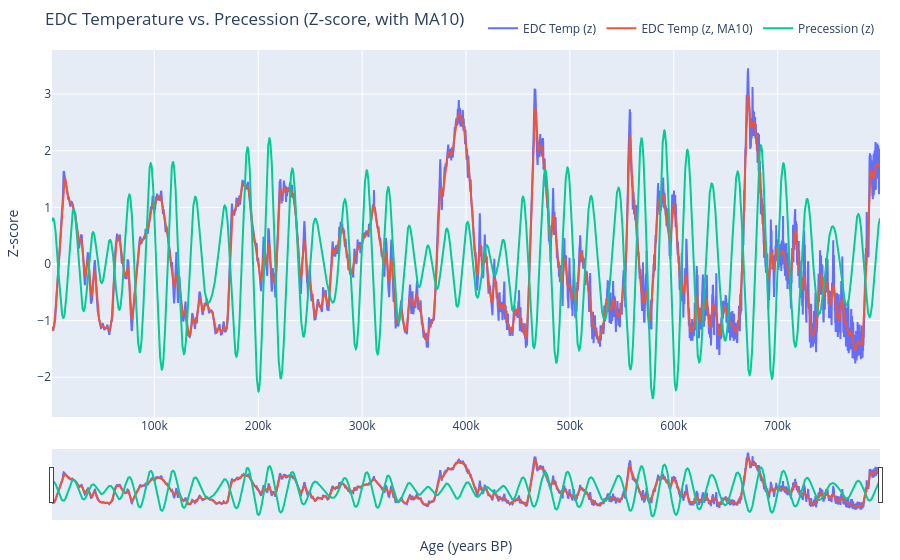

Source (notebook cell):
### Markdown cell above
# Smooth the data

### Code cell
import pandas as pd
import plotly.graph_objects as go
from scipy.stats import zscore
import matplotlib.pyplot as plt
import numpy as np

# 1) Load the data
df_edc = pd.read_csv(r"D:\VScode\Inso_LGMR\icecore_data\edc_temp.csv")
df_pre = pd.read_csv(r"D:\VScode\Inso_LGMR\inso_data\pre_800.csv")

# 2) Compute z‑scores
df_edc['temp_z'] = zscore(df_edc['temp'])
df_pre['pre_z']  = zscore(df_pre['pre'])

# 3) Smooth the EDC temp with a 10‑point moving average, eliminating NaNs
df_edc['temp_z_smooth'] = df_edc['temp_z'].rolling(window=30, center=True).mean()

# crop the NaNs in df_edc and crop df_pre for the same age range
df_edc = df_edc.dropna(subset=['temp_z_smooth'])
df_pre = df_pre[(df_pre['age'] >= df_edc['age'].min()) & (df_pre['age'] <= df_edc['age'].max())]

# --- Plotly interactive figure ---
fig = go.Figure()

# raw z‑score
fig.add_trace(go.Scatter(
    x=df_edc['age'],
    y=df_edc['temp_z'],
    mode='lines',
    name='EDC Temp (z)',
    line=dict(width=2)
))

# smoothed
fig.add_trace(go.Scatter(
    x=df_edc['age'],
    y=df_edc['temp_z_smooth'],
    mode='lines',
    name='EDC Temp (z, MA10)',
    line=dict(width=2)
))

# precession
fig.add_trace(go.Scatter(
    x=df_pre['age'],
    y=df_pre['pre_z'],
    mode='lines',
    name='Precession (z)',
    line=dict(width=2)
))

fig.update_layout(
    title="EDC Temperature vs. Precession (Z‑score, with MA10)",
    xaxis_title="Age (years BP)",
    yaxis_title="Z‑score",
    hovermode="x unified",
    legend=dict(orientation="h", yanchor="bottom", y=1.02, xanchor="right", x=1),
    xaxis=dict(rangeslider=dict(visible=True), type="linear"),
    margin=dict(t=50, b=40, l=40, r=20)
)

fig.show()

# --- Static Matplotlib figure ---
plt.figure(figsize=(10, 2))
plt.plot(df_edc['age'], df_edc['temp_z'],           label='EDC Temp (z)',      alpha=0.6)
plt.plot(df_edc['age'], df_edc['temp_z_smooth'],    label='EDC Temp MA10 (z)', linewidth=2)
plt.plot(df_pre['age'], df_pre['pre_z'],            label='Precession (z)',    alpha=0.8)

plt.xlabel('Age (years)')
plt.ylabel('Z-score')
plt.legend()
plt.tight_layout()
plt.show()

### Figure 1 — Plotly figure (JSON) as saved in the notebook; plotly's stock layout.template omitted (floating-point values rounded to 4 significant figures; data arrays with more than 128 entries replaced by an {"elided": "..."} marker saying what was removed)
{"data": [{"line": {"width": 2}, "mode": "lines", "name": "EDC Temp (z)", "type": "scatter", "x": {"elided": "7971 int values"}, "y": {"elided": "7971 float values"}}, {"line": {"width": 2}, "mode": "lines", "name": "EDC Temp (z, MA10)", "type": "scatter", "x": {"elided": "7971 int values"}, "y": {"elided": "7971 float values"}}, {"line": {"width": 2}, "mode": "lines", "name": "Precession (z)", "type": "scatter", "x": {"elided": "7971 float values"}, "y": {"elided": "7971 float values"}}], "layout": {"hovermode": "x unified", "legend": {"orientation": "h", "x": 1, "xanchor": "right", "y": 1.02, "yanchor": "bottom"}, "margin": {"b": 40, "l": 40, "r": 20, "t": 50}, "title": {"text": "EDC Temperature vs. Precession (Z‑score, with MA10)"}, "xaxis": {"rangeslider": {"visible": true}, "title": {"text": "Age (years BP)"}, "type": "linear"}, "yaxis": {"title": {"text": "Z‑score"}}}}
